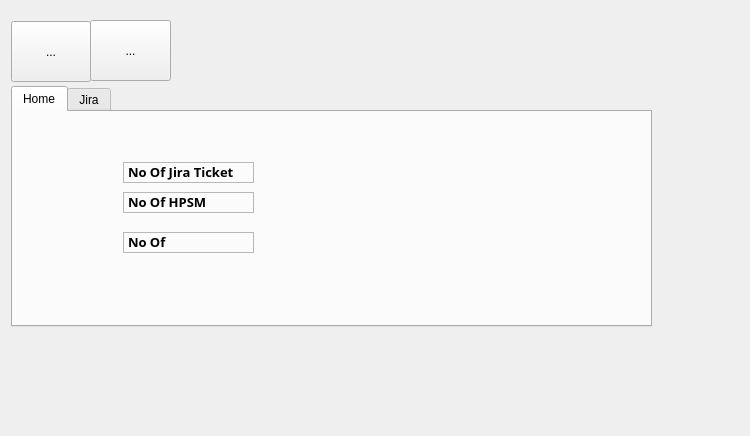
<?xml version="1.0" encoding="UTF-8"?>
<ui version="4.0">
 <class>Dialog</class>
 <widget class="QDialog" name="Dialog">
  <property name="geometry">
   <rect>
    <x>0</x>
    <y>0</y>
    <width>750</width>
    <height>436</height>
   </rect>
  </property>
  <property name="windowTitle">
   <string>JPMC Shelden</string>
  </property>
  <widget class="QTabWidget" name="mainTabWidget">
   <property name="geometry">
    <rect>
     <x>11</x>
     <y>86</y>
     <width>641</width>
     <height>241</height>
    </rect>
   </property>
   <property name="currentIndex">
    <number>0</number>
   </property>
   <property name="iconSize">
    <size>
     <width>40</width>
     <height>40</height>
    </size>
   </property>
   <widget class="QWidget" name="tab">
    <attribute name="icon">
     <iconset>
      <normaloff>Myicons/home button.png</normaloff>Myicons/home button.png</iconset>
    </attribute>
    <attribute name="title">
     <string>Home</string>
    </attribute>
    <widget class="QLabel" name="jiraLabel">
     <property name="geometry">
      <rect>
       <x>110</x>
       <y>50</y>
       <width>131</width>
       <height>21</height>
      </rect>
     </property>
     <property name="font">
      <font>
       <family>Segoe UI Black</family>
       <pointsize>10</pointsize>
       <weight>75</weight>
       <bold>true</bold>
      </font>
     </property>
     <property name="frameShape">
      <enum>QFrame::StyledPanel</enum>
     </property>
     <property name="frameShadow">
      <enum>QFrame::Sunken</enum>
     </property>
     <property name="text">
      <string>No Of Jira Ticket</string>
     </property>
     <property name="textFormat">
      <enum>Qt::RichText</enum>
     </property>
    </widget>
    <widget class="QLabel" name="hpsmLabel">
     <property name="geometry">
      <rect>
       <x>110</x>
       <y>80</y>
       <width>131</width>
       <height>21</height>
      </rect>
     </property>
     <property name="font">
      <font>
       <family>Segoe UI Black</family>
       <pointsize>10</pointsize>
       <weight>75</weight>
       <bold>true</bold>
      </font>
     </property>
     <property name="frameShape">
      <enum>QFrame::StyledPanel</enum>
     </property>
     <property name="frameShadow">
      <enum>QFrame::Sunken</enum>
     </property>
     <property name="text">
      <string>No Of HPSM</string>
     </property>
     <property name="textFormat">
      <enum>Qt::RichText</enum>
     </property>
    </widget>
    <widget class="QLabel" name="itsmLabel">
     <property name="geometry">
      <rect>
       <x>110</x>
       <y>120</y>
       <width>131</width>
       <height>21</height>
      </rect>
     </property>
     <property name="font">
      <font>
       <family>Segoe UI Black</family>
       <pointsize>10</pointsize>
       <weight>75</weight>
       <bold>true</bold>
      </font>
     </property>
     <property name="frameShape">
      <enum>QFrame::StyledPanel</enum>
     </property>
     <property name="frameShadow">
      <enum>QFrame::Sunken</enum>
     </property>
     <property name="text">
      <string>No Of </string>
     </property>
     <property name="textFormat">
      <enum>Qt::RichText</enum>
     </property>
    </widget>
    <zorder>updateButton</zorder>
    <zorder>closeButton</zorder>
    <zorder>openButton</zorder>
    <zorder>jiraLabel</zorder>
    <zorder>hpsmLabel</zorder>
    <zorder>itsmLabel</zorder>
   </widget>
   <widget class="QWidget" name="tab_2">
    <attribute name="icon">
     <iconset>
      <normaloff>Myicons/Jira Button.png</normaloff>Myicons/Jira Button.png</iconset>
    </attribute>
    <attribute name="title">
     <string>Jira</string>
    </attribute>
    <widget class="QPushButton" name="updateButton">
     <property name="geometry">
      <rect>
       <x>310</x>
       <y>160</y>
       <width>101</width>
       <height>23</height>
      </rect>
     </property>
     <property name="font">
      <font>
       <family>Calibri</family>
       <pointsize>10</pointsize>
      </font>
     </property>
     <property name="text">
      <string>Update Ticket</string>
     </property>
    </widget>
    <widget class="QPushButton" name="closeButton">
     <property name="geometry">
      <rect>
       <x>420</x>
       <y>160</y>
       <width>91</width>
       <height>23</height>
      </rect>
     </property>
     <property name="text">
      <string>Close Ticket</string>
     </property>
    </widget>
    <widget class="QPushButton" name="openButton">
     <property name="geometry">
      <rect>
       <x>520</x>
       <y>160</y>
       <width>101</width>
       <height>23</height>
      </rect>
     </property>
     <property name="text">
      <string>Open In Browser</string>
     </property>
    </widget>
   </widget>
  </widget>
  <widget class="QToolButton" name="toolButton">
   <property name="geometry">
    <rect>
     <x>11</x>
     <y>21</y>
     <width>80</width>
     <height>61</height>
    </rect>
   </property>
   <property name="text">
    <string>...</string>
   </property>
   <property name="icon">
    <iconset>
     <normaloff>Myicons/file icon.png</normaloff>Myicons/file icon.png</iconset>
   </property>
   <property name="iconSize">
    <size>
     <width>50</width>
     <height>50</height>
    </size>
   </property>
  </widget>
  <widget class="QToolButton" name="toolButton_2">
   <property name="geometry">
    <rect>
     <x>90</x>
     <y>20</y>
     <width>81</width>
     <height>61</height>
    </rect>
   </property>
   <property name="text">
    <string>...</string>
   </property>
   <property name="icon">
    <iconset>
     <normaloff>Myicons/setting.png</normaloff>Myicons/setting.png</iconset>
   </property>
   <property name="iconSize">
    <size>
     <width>50</width>
     <height>50</height>
    </size>
   </property>
  </widget>
 </widget>
 <resources/>
 <connections/>
</ui>
